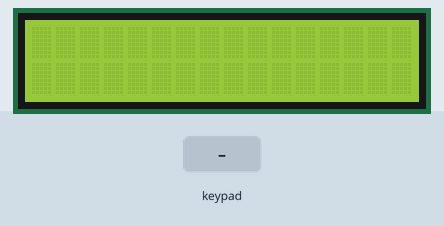
This sketch was run on a simulated Arduino Uno, built with avr-gcc and run on an emulated ATmega328P. Parts: 16×2 character LCD. Inputs (shaded band) come from the test bench.

Above: at 1.2 s.
1.3 s: keypad keys 9 8 7 6 # pressed 0.4 s apart
At 3.8 s:
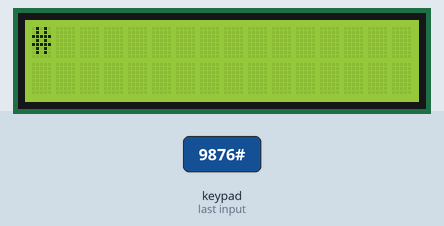
4.8 s: key 'A' pressed
At 5.5 s:
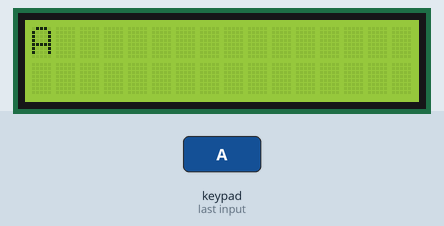
6.3 s: key 'B' pressed
At 6.7 s:
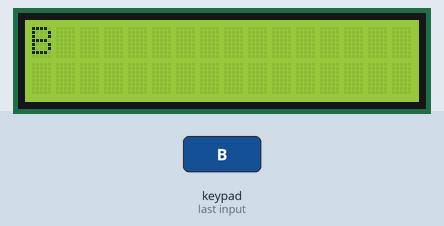
7.8 s: keypad keys 9 8 7 6 * pressed 0.4 s apart
At 10.2 s:
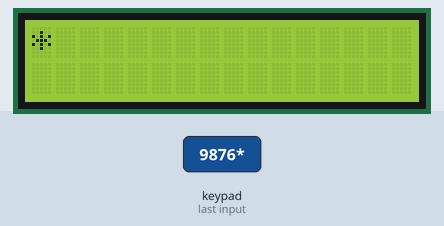
11.3 s: key 'C' pressed
At 12.5 s:
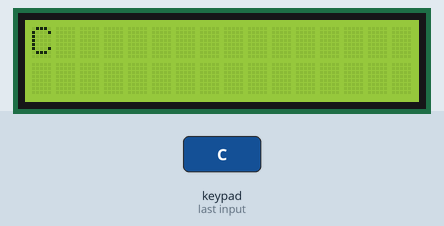
12.8 s: keypad keys 9 8 7 6 D pressed 0.4 s apart
At 13.0 s:
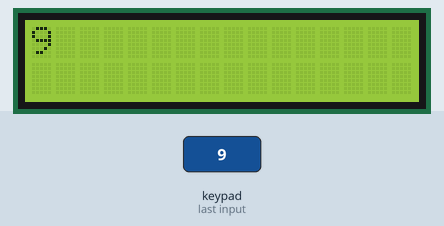
Timing chart, 0 to 15.8 s (numbered marks = the images above; inputs shaded):
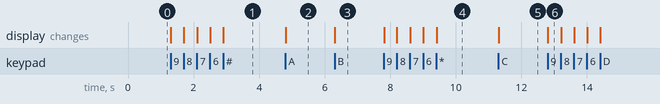

Measured:
- after the input at 1.3 s, the display: first changes at once (image 1 shows a later state)
- after the input at 4.8 s, the display: changes at once (image 2)
- after the input at 6.3 s, the display: changes at once (image 3)
- after the input at 7.8 s, the display: first changes at once (image 4 shows a later state)
- after the input at 11.3 s, the display: changes at once (image 5)
- after the input at 12.8 s, the display: changes at once (image 6)

The sketch:

Keyboard_exsample.ino
```cpp
#include <Wire.h>
#include <LiquidCrystal_I2C.h>
#include <Keypad.h>

const byte ROWS = 4;
const byte COLS = 4;

char hexaKeys[ROWS][COLS] = {
  {'1', '2', '3', 'A'},
  {'4', '5', '6', 'B'},
  {'7', '8', '9', 'C'},
  {'*', '0', '#', 'D'}
};

byte rowPins[ROWS] = {9, 8, 7, 6};
byte colPins[COLS] = {5, 4, 3, 2};

Keypad customKeypad = Keypad(makeKeymap(hexaKeys), rowPins, colPins, ROWS, COLS);

LiquidCrystal_I2C lcd(0x21, 16, 2);

void setup(){
  Serial.begin(9600);
  lcd.init();
  lcd.backlight();

}

void loop(){
  char customKey = customKeypad.getKey();
  if (customKey){
    lcd.setCursor(0, 0);
    lcd.print(customKey);
  }
}
```
